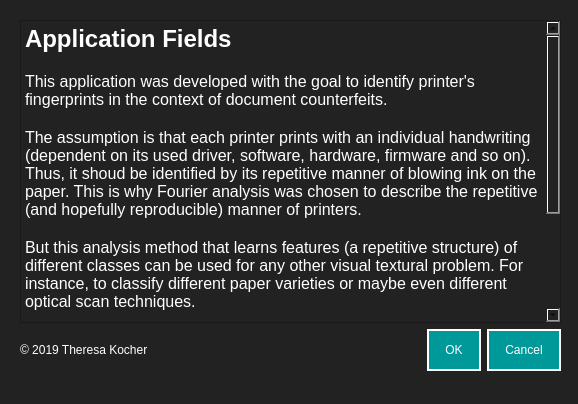
<?xml version="1.0" encoding="UTF-8"?>
<ui version="4.0">
 <class>Dialog</class>
 <widget class="QDialog" name="Dialog">
  <property name="geometry">
   <rect>
    <x>0</x>
    <y>0</y>
    <width>578</width>
    <height>404</height>
   </rect>
  </property>
  <property name="windowTitle">
   <string>Dialog</string>
  </property>
  <property name="styleSheet">
   <string notr="true">background-color: #222222;
</string>
  </property>
  <widget class="QWidget" name="verticalLayoutWidget">
   <property name="geometry">
    <rect>
     <x>20</x>
     <y>20</y>
     <width>541</width>
     <height>351</height>
    </rect>
   </property>
   <layout class="QVBoxLayout" name="verticalLayout">
    <item>
     <layout class="QHBoxLayout" name="horizontalLayout">
      <item>
       <layout class="QHBoxLayout" name="horizontalLayout_2"/>
      </item>
     </layout>
    </item>
    <item>
     <layout class="QHBoxLayout" name="horizontalLayout_4">
      <item>
       <widget class="QTextBrowser" name="textBrowser">
        <property name="styleSheet">
         <string notr="true">color: #fff;
font: 12pt &quot;Helvetica&quot;;
</string>
        </property>
        <property name="html">
         <string>&lt;!DOCTYPE HTML PUBLIC &quot;-//W3C//DTD HTML 4.0//EN&quot; &quot;http://www.w3.org/TR/REC-html40/strict.dtd&quot;&gt;
&lt;html&gt;&lt;head&gt;&lt;meta name=&quot;qrichtext&quot; content=&quot;1&quot; /&gt;&lt;style type=&quot;text/css&quot;&gt;
p, li { white-space: pre-wrap; }
&lt;/style&gt;&lt;/head&gt;&lt;body style=&quot; font-family:'Helvetica'; font-size:12pt; font-weight:400; font-style:normal;&quot;&gt;
&lt;p style=&quot; margin-top:0px; margin-bottom:0px; margin-left:0px; margin-right:0px; -qt-block-indent:0; text-indent:0px;&quot;&gt;&lt;span style=&quot; font-size:18pt; font-weight:600;&quot;&gt;Application Fields&lt;/span&gt;&lt;/p&gt;
&lt;p style=&quot;-qt-paragraph-type:empty; margin-top:0px; margin-bottom:0px; margin-left:0px; margin-right:0px; -qt-block-indent:0; text-indent:0px;&quot;&gt;&lt;br /&gt;&lt;/p&gt;
&lt;p style=&quot; margin-top:0px; margin-bottom:0px; margin-left:0px; margin-right:0px; -qt-block-indent:0; text-indent:0px;&quot;&gt;This application was developed with the goal to identify printer's fingerprints in the context of document counterfeits.&lt;/p&gt;
&lt;p style=&quot;-qt-paragraph-type:empty; margin-top:0px; margin-bottom:0px; margin-left:0px; margin-right:0px; -qt-block-indent:0; text-indent:0px;&quot;&gt;&lt;br /&gt;&lt;/p&gt;
&lt;p style=&quot; margin-top:0px; margin-bottom:0px; margin-left:0px; margin-right:0px; -qt-block-indent:0; text-indent:0px;&quot;&gt;The assumption is that each printer prints with an individual handwriting (dependent on its used driver, software, hardware, firmware and so on). Thus, it shoud be identified by its repetitive manner of blowing ink on the paper. This is why Fourier analysis was chosen to describe the repetitive (and hopefully reproducible) manner of printers.&lt;/p&gt;
&lt;p style=&quot;-qt-paragraph-type:empty; margin-top:0px; margin-bottom:0px; margin-left:0px; margin-right:0px; -qt-block-indent:0; text-indent:0px;&quot;&gt;&lt;br /&gt;&lt;/p&gt;
&lt;p style=&quot; margin-top:0px; margin-bottom:0px; margin-left:0px; margin-right:0px; -qt-block-indent:0; text-indent:0px;&quot;&gt;But this analysis method that learns features (a repetitive structure) of different classes can be used for any other visual textural problem. For instance, to classify different paper varieties or maybe even different optical scan techniques. &lt;/p&gt;
&lt;p style=&quot;-qt-paragraph-type:empty; margin-top:0px; margin-bottom:0px; margin-left:0px; margin-right:0px; -qt-block-indent:0; text-indent:0px;&quot;&gt;&lt;br /&gt;&lt;/p&gt;
&lt;p style=&quot; margin-top:0px; margin-bottom:0px; margin-left:0px; margin-right:0px; -qt-block-indent:0; text-indent:0px;&quot;&gt;But the structure properties of different paper and scan techniques must be kept in mind, when observing different printer's 'fingerprints' too. Due to the bias the usage of different paper or scan techniques have on the classification of printers. It is recommended to use the same paper and scan techniques for all printers. And if different papers and scan methods are used, you should change paper type and scan varieties for every printer class often. So the analysis will not learn the scan's or paper's features but only the printer's features.&lt;/p&gt;&lt;/body&gt;&lt;/html&gt;</string>
        </property>
       </widget>
      </item>
     </layout>
    </item>
    <item>
     <layout class="QHBoxLayout" name="horizontalLayout_3">
      <item>
       <widget class="QLabel" name="label">
        <property name="styleSheet">
         <string notr="true">color: #fff;
font: 12pt &quot;Helvetica&quot;;
</string>
        </property>
        <property name="text">
         <string>© 2019 Theresa Kocher</string>
        </property>
       </widget>
      </item>
      <item>
       <widget class="QDialogButtonBox" name="buttonBox">
        <property name="styleSheet">
         <string notr="true">QPushButton {
background-color: #009999;
padding: 12px 16px;
border: 2px solid #fff;
color: #fff;
font: Helvetica;
}
QPushButton:hover {
	background-color: #75bdc3;
}</string>
        </property>
        <property name="orientation">
         <enum>Qt::Horizontal</enum>
        </property>
        <property name="standardButtons">
         <set>QDialogButtonBox::Cancel|QDialogButtonBox::Ok</set>
        </property>
       </widget>
      </item>
     </layout>
    </item>
   </layout>
  </widget>
 </widget>
 <resources/>
 <connections>
  <connection>
   <sender>buttonBox</sender>
   <signal>clicked(QAbstractButton*)</signal>
   <receiver>Dialog</receiver>
   <slot>reject()</slot>
   <hints>
    <hint type="sourcelabel">
     <x>456</x>
     <y>350</y>
    </hint>
    <hint type="destinationlabel">
     <x>396</x>
     <y>383</y>
    </hint>
   </hints>
  </connection>
  <connection>
   <sender>buttonBox</sender>
   <signal>clicked(QAbstractButton*)</signal>
   <receiver>Dialog</receiver>
   <slot>accept()</slot>
   <hints>
    <hint type="sourcelabel">
     <x>528</x>
     <y>345</y>
    </hint>
    <hint type="destinationlabel">
     <x>555</x>
     <y>376</y>
    </hint>
   </hints>
  </connection>
 </connections>
</ui>
